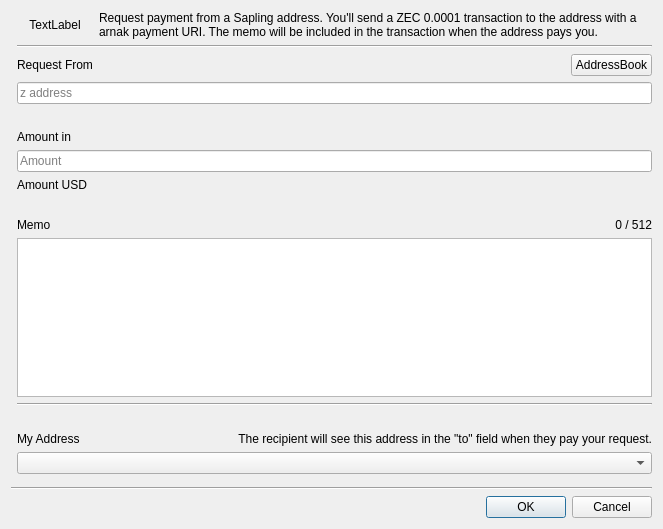
<?xml version="1.0" encoding="UTF-8"?>
<ui version="4.0">
 <class>RequestDialog</class>
 <widget class="QDialog" name="RequestDialog">
  <property name="geometry">
   <rect>
    <x>0</x>
    <y>0</y>
    <width>663</width>
    <height>529</height>
   </rect>
  </property>
  <property name="windowTitle">
   <string>Payment Request</string>
  </property>
  <layout class="QGridLayout" name="gridLayout">
   <item row="18" column="1" colspan="3">
    <widget class="AddressCombo" name="cmbMyAddress"/>
   </item>
   <item row="2" column="3">
    <layout class="QHBoxLayout" name="horizontalLayout">
     <item>
      <spacer name="horizontalSpacer">
       <property name="orientation">
        <enum>Qt::Horizontal</enum>
       </property>
       <property name="sizeHint" stdset="0">
        <size>
         <width>40</width>
         <height>20</height>
        </size>
       </property>
      </spacer>
     </item>
     <item>
      <widget class="QPushButton" name="btnAddressBook">
       <property name="text">
        <string>AddressBook</string>
       </property>
      </widget>
     </item>
    </layout>
   </item>
   <item row="21" column="0" colspan="4">
    <widget class="Line" name="line">
     <property name="orientation">
      <enum>Qt::Horizontal</enum>
     </property>
    </widget>
   </item>
   <item row="2" column="1">
    <widget class="QLabel" name="lblAddress">
     <property name="text">
      <string>Request From</string>
     </property>
    </widget>
   </item>
   <item row="15" column="1">
    <widget class="QLabel" name="label_2">
     <property name="text">
      <string>My Address</string>
     </property>
    </widget>
   </item>
   <item row="5" column="1" colspan="3">
    <widget class="QLabel" name="lblSaplingWarning">
     <property name="styleSheet">
      <string notr="true">color: red;</string>
     </property>
     <property name="text">
      <string/>
     </property>
    </widget>
   </item>
   <item row="6" column="1">
    <widget class="QLabel" name="lblAmount">
     <property name="text">
      <string>Amount in </string>
     </property>
    </widget>
   </item>
   <item row="10" column="1">
    <widget class="QLabel" name="label">
     <property name="text">
      <string/>
     </property>
    </widget>
   </item>
   <item row="24" column="2" colspan="2">
    <widget class="QDialogButtonBox" name="buttonBox">
     <property name="orientation">
      <enum>Qt::Horizontal</enum>
     </property>
     <property name="standardButtons">
      <set>QDialogButtonBox::Cancel|QDialogButtonBox::Ok</set>
     </property>
    </widget>
   </item>
   <item row="14" column="1">
    <widget class="QLabel" name="label_4">
     <property name="text">
      <string/>
     </property>
    </widget>
   </item>
   <item row="4" column="1" colspan="3">
    <widget class="QLineEdit" name="txtFrom">
     <property name="sizePolicy">
      <sizepolicy hsizetype="Minimum" vsizetype="Fixed">
       <horstretch>0</horstretch>
       <verstretch>0</verstretch>
      </sizepolicy>
     </property>
     <property name="alignment">
      <set>Qt::AlignLeading|Qt::AlignLeft|Qt::AlignVCenter</set>
     </property>
     <property name="placeholderText">
      <string>z address</string>
     </property>
    </widget>
   </item>
   <item row="1" column="1" colspan="3">
    <widget class="Line" name="line_3">
     <property name="orientation">
      <enum>Qt::Horizontal</enum>
     </property>
    </widget>
   </item>
   <item row="12" column="1" colspan="3">
    <widget class="MemoEdit" name="txtMemo">
     <property name="sizePolicy">
      <sizepolicy hsizetype="Expanding" vsizetype="Preferred">
       <horstretch>0</horstretch>
       <verstretch>0</verstretch>
      </sizepolicy>
     </property>
    </widget>
   </item>
   <item row="7" column="1" colspan="3">
    <widget class="QLineEdit" name="txtAmount">
     <property name="alignment">
      <set>Qt::AlignLeading|Qt::AlignLeft|Qt::AlignVCenter</set>
     </property>
     <property name="placeholderText">
      <string>Amount</string>
     </property>
    </widget>
   </item>
   <item row="13" column="1" colspan="3">
    <widget class="Line" name="line_2">
     <property name="orientation">
      <enum>Qt::Horizontal</enum>
     </property>
    </widget>
   </item>
   <item row="15" column="3">
    <widget class="QLabel" name="lblAddressInfo">
     <property name="text">
      <string>The recipient will see this address in the &quot;to&quot; field when they pay your request.</string>
     </property>
     <property name="alignment">
      <set>Qt::AlignRight|Qt::AlignTrailing|Qt::AlignVCenter</set>
     </property>
    </widget>
   </item>
   <item row="11" column="3">
    <widget class="QLabel" name="lblMemoLen">
     <property name="text">
      <string notr="true">0 / 512</string>
     </property>
     <property name="alignment">
      <set>Qt::AlignRight|Qt::AlignTrailing|Qt::AlignVCenter</set>
     </property>
    </widget>
   </item>
   <item row="9" column="1">
    <widget class="QLabel" name="txtAmountUSD">
     <property name="text">
      <string>Amount USD</string>
     </property>
     <property name="alignment">
      <set>Qt::AlignLeading|Qt::AlignLeft|Qt::AlignVCenter</set>
     </property>
    </widget>
   </item>
   <item row="20" column="1">
    <spacer name="verticalSpacer">
     <property name="orientation">
      <enum>Qt::Vertical</enum>
     </property>
     <property name="sizeHint" stdset="0">
      <size>
       <width>20</width>
       <height>40</height>
      </size>
     </property>
    </spacer>
   </item>
   <item row="11" column="1">
    <widget class="QLabel" name="label_3">
     <property name="text">
      <string>Memo</string>
     </property>
    </widget>
   </item>
   <item row="0" column="1">
    <widget class="QLabel" name="lblPixmap">
     <property name="text">
      <string>TextLabel</string>
     </property>
     <property name="alignment">
      <set>Qt::AlignCenter</set>
     </property>
    </widget>
   </item>
   <item row="0" column="2" colspan="2">
    <widget class="QLabel" name="lblHeader">
     <property name="text">
      <string>Request payment from a Sapling address. You'll send a ZEC 0.0001 transaction to the address with a arnak payment URI. The memo will be included in the transaction when the address pays you.</string>
     </property>
     <property name="wordWrap">
      <bool>true</bool>
     </property>
    </widget>
   </item>
  </layout>
 </widget>
 <customwidgets>
  <customwidget>
   <class>MemoEdit</class>
   <extends>QPlainTextEdit</extends>
   <header>memoedit.h</header>
  </customwidget>
  <customwidget>
   <class>AddressCombo</class>
   <extends>QComboBox</extends>
   <header>addresscombo.h</header>
  </customwidget>
 </customwidgets>
 <tabstops>
  <tabstop>txtAmount</tabstop>
  <tabstop>txtMemo</tabstop>
 </tabstops>
 <resources/>
 <connections>
  <connection>
   <sender>buttonBox</sender>
   <signal>accepted()</signal>
   <receiver>RequestDialog</receiver>
   <slot>accept()</slot>
   <hints>
    <hint type="sourcelabel">
     <x>248</x>
     <y>254</y>
    </hint>
    <hint type="destinationlabel">
     <x>157</x>
     <y>274</y>
    </hint>
   </hints>
  </connection>
  <connection>
   <sender>buttonBox</sender>
   <signal>rejected()</signal>
   <receiver>RequestDialog</receiver>
   <slot>reject()</slot>
   <hints>
    <hint type="sourcelabel">
     <x>316</x>
     <y>260</y>
    </hint>
    <hint type="destinationlabel">
     <x>286</x>
     <y>274</y>
    </hint>
   </hints>
  </connection>
 </connections>
</ui>
